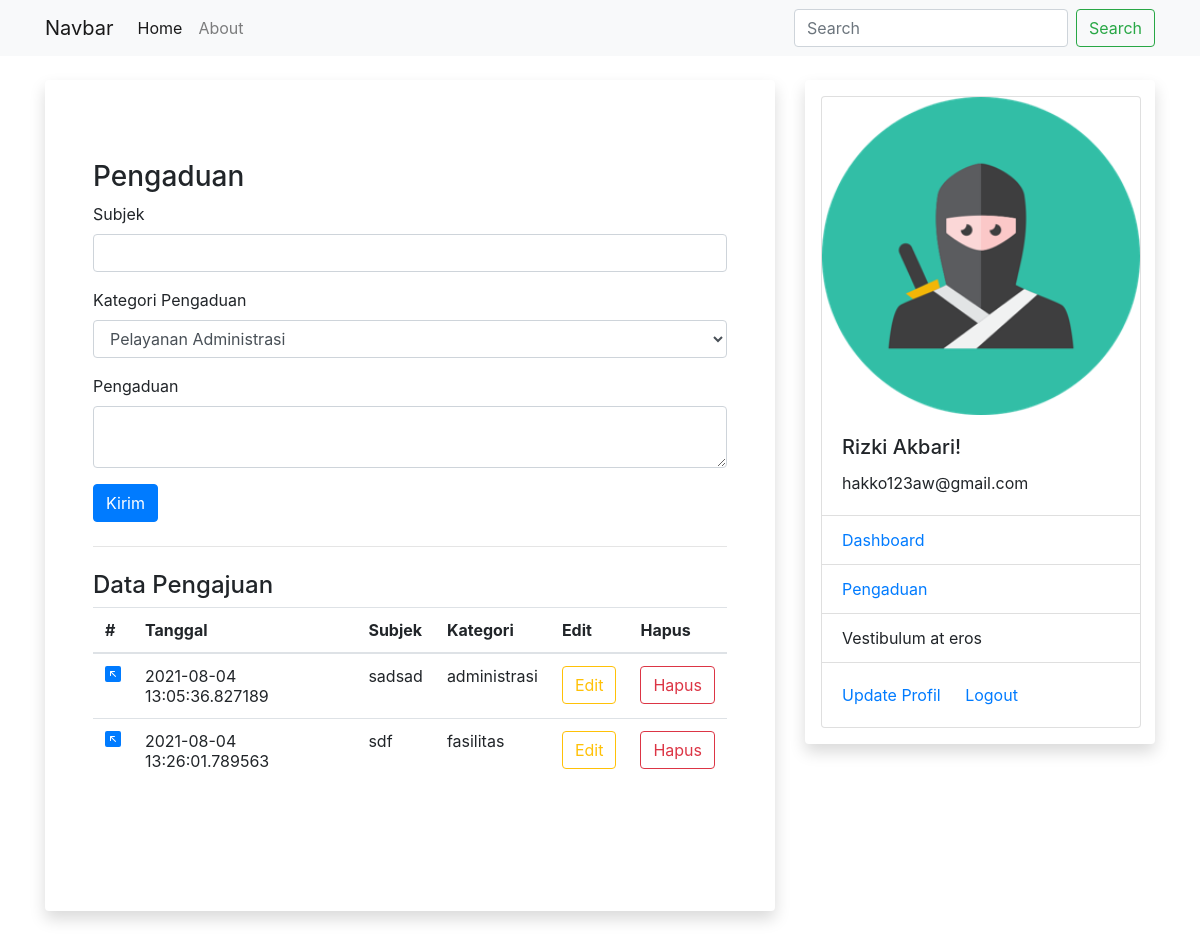
The app's page /pengaduan (signed in) with its own data.
### sim/models.py (models this page shows, shortened)
class Tpengaduan(db.Model):
    id = db.Column(db.Integer, primary_key=True)
    subjek = db.Column(db.String(100), nullable=False)
    kategori = db.Column(db.String(50), nullable=False)
    detail_pengaduan = db.Column(db.String(300), nullable=False)
    tgl_post = db.Column(db.DateTime, nullable=False, default=datetime.utcnow)
    mahasiswa_id = db.Column(db.Integer, db.ForeignKey('tmahasiswa.id'))

class Tmahasiswa(db.Model, UserMixin):
    id = db.Column(db.Integer, primary_key=True)
    npm = db.Column(db.String(15), unique=True, nullable=False)
    nama = db.Column(db.String(100), nullable=False)
    email = db.Column(db.String(120), unique=True, nullable=False)
    password = db.Column(db.String(80), nullable=False)
    kelas = db.Column(db.String(20), nullable=False)
    alamat = db.Column(db.String(200), nullable=False)
    foto = db.Column(db.String(30), nullable=False, default='default.jpg')
    pengaduans = db.relationship('Tpengaduan', backref='mahasiswa', lazy=True)

### sim/mahasiswa/routes.py (the view, shortened to what this page needs)
@rmahasiswa.route('/pengaduan', methods=['GET', 'POST'])
@login_required
def pengaduan():
    dt_pengaduan = Tpengaduan.query.filter_by(mahasiswa_id=current_user.id)
    form = pengaduan_F()
    return render_template('pengaduan.html', form=form, dt_pengaduan=dt_pengaduan)

### sim/mahasiswa/forms.py
class pengaduan_F(FlaskForm):
    subjek = StringField('Subjek', validators=[DataRequired()])
    kategori = SelectField('Kategori Pengaduan', choices=[('administrasi', 'Pelayanan Administrasi'), (
        'fasilitas', 'Fasilitas'), ('dosen', 'Dosen')], validators=[DataRequired()])
    detail_pengaduan = TextAreaField('Pengaduan', validators=[DataRequired()])
    submit = SubmitField('Kirim')

### sim/models.py (called while the page is built)
@login_manager.user_loader
def load_user(mahasiswa_id):
    return Tmahasiswa.query.get(int(mahasiswa_id))

### sim/templates/pengaduan.html (shortened to what this page needs)
{% extends "base.html" %}
{% block konten %}
<div class="jumbotron">
    <h3>Pengaduan</h3>
    <form method="POST">
        <div class="form-group">
            {{form.subjek.label(class="form-control-label")}}
            {% if form.subjek.errors %}
            {{form.subjek(class="form-control is-invalid")}}
            <div class="invalid-feedback">
                {% for error in form.subjek.errors %}
                <span> {{error}}</span>
                {% endfor %}
            </div>
            {% else %}
            {{form.subjek(class="form-control")}}
            {% endif %}
        </div>
        <div class="form-group">
            {{form.kategori.label(class="form-control-label")}}
            {% if form.kategori.errors %}
            {{form.kategori(class="form-control is-invalid")}}
            <div class="invalid-feedback">
                {% for error in form.kategori.errors %}
                <span> {{error}}</span>
                {% endfor %}
            </div>
            {% else %}
            {{form.kategori(class="form-control")}}
            {% endif %}
        </div>
        <div class="form-group">
            {{form.detail_pengaduan.label(class="form-control-label")}}
            {% if form.detail_pengaduan.errors %}
            {{form.detail_pengaduan(class="form-control is-invalid")}}
            <div class="invalid-feedback">
                {% for error in form.detail_pengaduan.errors %}
                <span> {{error}}</span>
                {% endfor %}
            </div>
            {% else %}
            {{form.detail_pengaduan(class="form-control")}}
            {% endif %}
        </div>
        <div class="form-group">
            {{form.submit(class="btn btn-primary")}}
        </div>
    </form>
    <hr class="my-4">
    <h4>Data Pengajuan</h4>
    <table class="table table-responsive table-hover">
        <thead>
            <tr>
                <th scope="col">#</th>
                <th scope="col">Tanggal</th>
                <th scope="col">Subjek</th>
                <th scope="col">Kategori</th>
                <th scope="col">Edit</th>
                <th scope="col">Hapus</th>
            </tr>
        </thead>
        <tbody>
            {% for data in dt_pengaduan %}
            <tr>
                <th><a href="{{url_for('rmahasiswa.detail_pengaduan', ed_id=data.id)}}"></a></th>
                <td>{{data.tgl_post}}</td>
                <td>{{data.subjek}}</td>
                <td>{{data.kategori}}</td>
                <td><a class="btn btn-outline-warning"
                        href="{{url_for('rmahasiswa.update_pengaduan', ed_id=data.id)}}">Edit</a></td>
                <td> <a class="btn btn-outline-danger" data-toggle='modal' data-target=#modals-hapus
                        onclick="klik_hapus({{data.id}})">Hapus</a></td>
            </tr>
            {% endfor %}
        </tbody>
    </table>
</div>
{% endblock %}

### sim/templates/base.html (shortened to what this page needs)
<html>
<head>
    <link rel="stylesheet" href="{{url_for ('static', filename='css/bootstrap.min.css')}}"
>
    <link rel="stylesheet" type="text/css" href="{{ url_for ('static', filename='css/style.css')}}">
</head>
<body>
    <nav class="navbar navbar-expand-lg navbar-light bg-light">
        <div class="container">
            <a class="navbar-brand" href="#">Navbar</a>
            <div class="collapse navbar-collapse" id="navbarSupportedContent">
                <ul class="navbar-nav mr-auto">
                    <li class="nav-item active">
                        <a class="nav-link" href="{{url_for('rmahasiswa.home')}}">Home </a>
                    </li>
                    <li class="nav-item">
                        <a class="nav-link" href="{{url_for('rmahasiswa.about')}}">About</a>
                    </li>
                </ul>
                <form class="form-inline my-2 my-lg-0">
                    <input class="form-control mr-sm-2" type="search" placeholder="Search" aria-label="Search">
                    <button class="btn btn-outline-success my-2 my-sm-0" type="submit">Search</button>
                </form>
            </div>
        </div>
    </nav>
    <div class="container mt-4">
        <div class="row">
            <div class="col-md-8">
                <div class="shadow p-3 mb-5 bg-white rounded">
                    {% block konten %}
                    {% endblock %}
                </div>
            </div>
            <div class="col-md-4">
                <div class="shadow p-3 mb-5 bg-white rounded">
                    {% if current_user.is_authenticated %}
                    <div class="card" style="width: 20rem;">
                        <img src="{{url_for('static', filename='foto/'+current_user.foto)}}" class="card-img-top"
                            alt="...">
                        <div class="card-body">
                            <h5 class="card-title">{{current_user.nama}}!</h5>
                            <p class="card-text">{{current_user.email}}</p>
                        </div>
                        <ul class="list-group list-group-flush">
                            <li class="list-group-item"><a href="{{url_for('rmahasiswa.akun_mahasiswa')}}">
                                    Dashboard</a></li>
                            <li class="list-group-item"><a href="{{url_for('rmahasiswa.pengaduan')}}">
                                    Pengaduan</a></li>
                            <li class="list-group-item">Vestibulum at eros</li>
                        </ul>
                        <div class="card-body">
                            <a href="{{url_for('rmahasiswa.edit_mahasiswa')}}" class="card-link">Update Profil</a>
                            <a href="{{url_for('rmahasiswa.logout_mahasiswa')}}" class="card-link">Logout</a>
                        </div>
                    </div>
                    {% else %}
                    <h1>Menu Lain</h1>
                    <li>Data Mahasiswa</li>
                    <li>Data Dosen</li>
                    {% endif %}
                </div>
            </div>
        </div>
    </div>
</body>
</html>

### sim/static/css/style.css (style rules this page uses)
.jumbotron { background-color: white; }

### records on screen
Tpengaduan: tgl_post "2021-08-04 13:05:36.827189", subjek "sadsad", kategori "administrasi"
Tpengaduan: tgl_post "2021-08-04 13:26:01.789563", subjek "sdf", kategori "fasilitas"
Tmahasiswa: foto (picture), nama "Rizki Akbari", email "hakko123aw@gmail.com"
